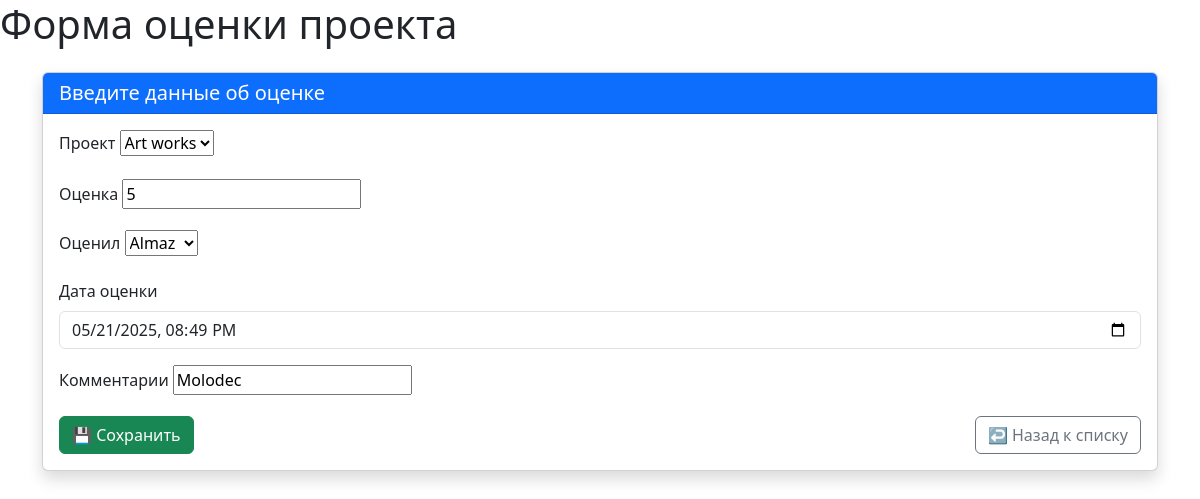
/grades/1/edit/, run on the app's committed database.
### core/models.py (models this page shows, shortened)
class Grade(models.Model):
    project = models.ForeignKey(Project, on_delete=models.CASCADE)
    grade = models.IntegerField()
    graded_by = models.ForeignKey(Teacher, on_delete=models.SET_NULL, null=True)
    grade_date = models.DateTimeField()
    comments = models.CharField(max_length=500)

### core/views.py (the view)
# urls.py: path('grades/<int:pk>/edit/', views.grade_update, name='grade_update'),
def grade_update(request, pk):
    grade = get_object_or_404(Grade, pk=pk)
    form = GradeForm(request.POST or None, instance=grade)
    if form.is_valid():
        form.save()
        return redirect('grade_list')
    return render(request, 'core/grade_form.html', {'form': form})

### core/forms.py
class GradeForm(forms.ModelForm):
    class Meta:
        model = Grade
        fields = '__all__'
        labels = {
            'project': 'Проект',
            'grade': 'Оценка',
            'graded_by': 'Оценил',
            'grade_date': 'Дата оценки',
            'comments': 'Комментарии',
        }
        widgets = {
            'grade_date': forms.DateTimeInput(attrs={
                'class': 'form-control',
                'type': 'datetime-local'
            }),
        }

### core/models.py (called while the page is built)
    def __str__(self):
        return self.full_name

    def __str__(self):
        return self.title

### core/templates/core/grade_form.html (shortened to what this page needs)
{% extends 'base.html' %}
{% block content %}
<div class="container mt-4">
    <div class="card shadow">
        <div class="card-header bg-primary text-white">
            <h5 class="mb-0">Введите данные об оценке</h5>
        </div>
        <div class="card-body">
            <form method="post" novalidate>
                {% for field in form %}
                    <div class="mb-3">
                        <label class="form-label">{{ field.label }}</label>
                        {{ field }}
                    </div>
                {% endfor %}
                <div class="d-flex justify-content-between">
                    <button type="submit" class="btn btn-success">💾 Сохранить</button>
                    <a href="{% url 'grade_list' %}" class="btn btn-outline-secondary">↩️ Назад к списку</a>
                </div>
            </form>
        </div>
    </div>
</div>
{% endblock %}

### data on the page
Grade: form "Art works" "5" "Almaz" "05/21/2025 20:49" "Molodec"

### other printed values
{{ field.label }} "Проект" "Оценка" "Оценил" "Дата оценки" "Комментарии"
